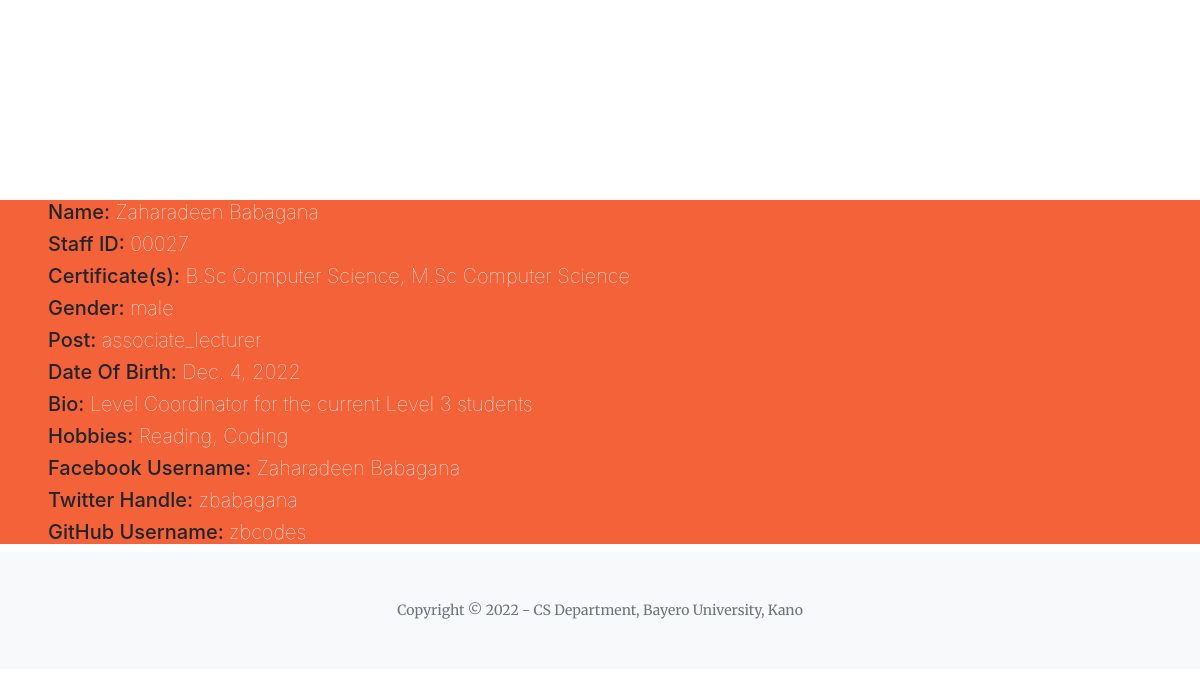
The page /lecturers/1/details/ on the database its author committed.
### lecturers/models.py (models this page shows, shortened)
class Lecturer(models.Model):
    name = models.CharField(max_length = 255)
    staff_id = models.CharField(max_length=16)
    certificates = models.CharField(max_length = 256)
    POST_CHOICES =(
        ("Graduate Assistant", "Graduate Assistant"),
        ("Assistant Lecturer", "Assistant Lecturer"),
        ("Lecturer Grade II", "Lecturer Grade II"),
        ("Lecturer Grade I", "Lecturer Grade I"),
        ("Senior Lecturer", "Senior Lecturer"),
        ("Associate Professor", "Associate Professor"),
        ("Professor", "Professor")
    )
    GENDER_CHOICES=(
        ("Male", "Male"),
        ("Female", "Female")
    )
    post= models.CharField(max_length=255, choices=POST_CHOICES)
    gender= models.CharField(max_length=6, choices=GENDER_CHOICES)
    date_of_birth = models.DateField()
    bio = models.CharField(max_length = 140, blank=True)
    hobbies = models.CharField(max_length = 2048, blank=True)
    facebook_username = models.CharField(max_length= 255, blank=True)
    twitter_handle = models.CharField(max_length = 255, blank= True)
    github_username = models.CharField(max_length = 255, blank=True)

### lecturers/views.py (the view)
# urls.py: path("<int:id>/details/", lecturer_details)
def lecturer_details(request, id):
    lecturer = Lecturer.objects.get(id = id)
    context = {
        'lecturer': lecturer
    }
    return render(request, 'lecturer.html', context)

### templates/lecturer.html
{% extends 'base.html' %}
{% block content %}
    <div class="page-section bg-primary" id="from-database">
        <h5>Name: <span class="query-result">{{lecturer.name}}</span></h5>
        <h5>Staff ID: <span class="query-result">{{lecturer.staff_id}}</span></h5>
        <h5>Certificate(s): <span class="query-result">{{lecturer.certificates}}</span></h5>
        <h5>Gender: <span class="query-result">{{lecturer.gender}}</span></h5>
        <h5>Post: <span class="query-result">{{lecturer.post}}</span></h5>
        <h5>Date Of Birth: <span class="query-result">{{lecturer.date_of_birth}}</span></h5>
        <h5>Bio: <span class="query-result">{{lecturer.bio}}</span></h5>
        <h5>Hobbies: <span class="query-result">{{lecturer.hobbies}}</span></h5>
        <h5>Facebook Username: <span class="query-result">{{lecturer.facebook_username}}</span></h5>
        <h5>Twitter Handle: <span class="query-result">{{lecturer.twitter_handle}}</span></h5>
        <h5>GitHub Username: <span class="query-result">{{lecturer.github_username}}</span></h5>
    </div>
{% endblock content %}

### templates/base.html (shortened to what this page needs)
{% load static %}
<!DOCTYPE html>
<html lang="en">
    <head>
        <link href="https://cdn.jsdelivr.net/npm/bootstrap-icons@1.5.0/font/bootstrap-icons.css" rel="stylesheet" />
        <link href="https://cdnjs.cloudflare.com/ajax/libs/SimpleLightbox/2.1.0/simpleLightbox.min.css" rel="stylesheet" />
        <link rel="stylesheet" href="{% static 'css/main.css' %}">
        <link href="{% static 'css/styles.css' %}" rel="stylesheet" />
    </head>
    <body id="page-top">
        <nav class="navbar navbar-expand-lg navbar-light fixed-top py-3" id="mainNav">
            <div class="container px-4 px-lg-5">
                <a class="navbar-brand" href="{% url 'index' %}">CS BUK</a>
                <div class="collapse navbar-collapse" id="navbarResponsive">
                    <ul class="navbar-nav ms-auto my-2 my-lg-0">
                        <li class="nav-item"><a class="nav-link" href="{% url 'about' %}">About</a></li>
                        <li class="nav-item"><a class="nav-link" href="{% url 'lecturers' %}">Lecturers</a></li>
                        <li class="nav-item"><a class="nav-link" href="{% url 'students' %}">Students</a></li>
                        <li class="nav-item"><a class="nav-link" href="{% url 'contact' %}">Contact</a></li>
                    </ul>
                </div>
            </div>
        </nav>
        {% block content %}
        {% endblock content %}
        <footer class="bg-light py-5">
            <div class="container px-4 px-lg-5"><div class="small text-center text-muted">Copyright &copy; 2022 - CS Department, Bayero University, Kano</div></div>
        </footer>
    </body>
</html>

### static/css/main.css (style rules this page uses)
#from-database { padding-left: 100px; }
.query-result { font-weight:lighter; color: white; }

### rows shown on the page
Lecturer: name "Zaharadeen Babagana", staff_id "00027", certificates "B.Sc Computer Science, M.Sc Computer Science", gender "male", post "associate_lecturer", date_of_birth "Dec. 4, 2022", bio "Level Coordinator for the current Level 3 students", hobbies "Reading, Coding", facebook_username "Zaharadeen Babagana", twitter_handle "zbabagana", github_username "zbcodes"
